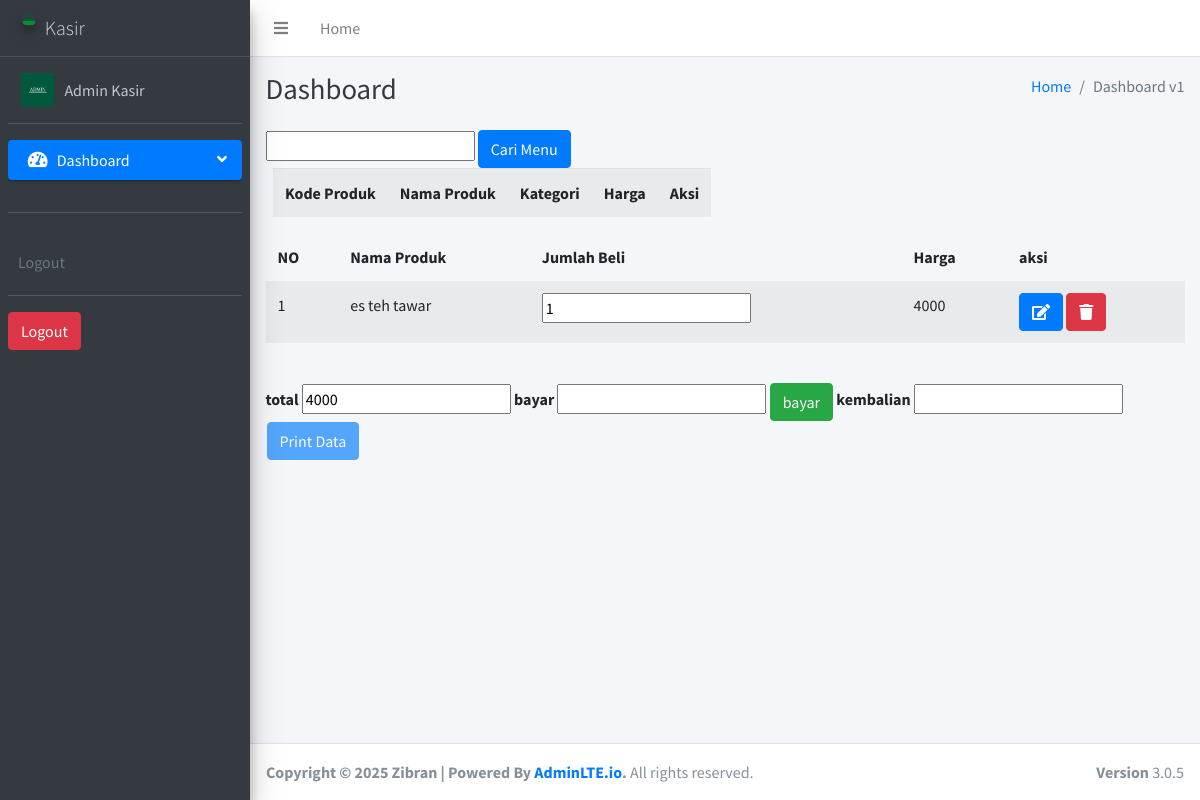
/kasir/index.php (signed in), run on the app's committed database.
### tables this page shows
CREATE TABLE `tb_user` (
  `id` int(11) NOT NULL,
  `username` text NOT NULL,
  `password` text NOT NULL,
  `nama` text NOT NULL,
  `level` text NOT NULL,
  `foto` varchar(255) NOT NULL
);

CREATE TABLE `transaksi_temp` (
  `id` int(11) NOT NULL,
  `kdproduk` text NOT NULL,
  `nm_produk` text NOT NULL,
  `kategori` text NOT NULL,
  `jumlah_beli` int(11) NOT NULL,
  `total` int(11) NOT NULL
);

### kasir/fungsi/fungsi.php (called while the page is built, shortened)
<?php
$koneksi = mysqli_connect('localhost', 'root', '', 'kasir_anna');
function summon_admin()
{
	global $koneksi;
	$id = $_SESSION['idkaskit'];
	return mysqli_query($koneksi, "SELECT * FROM tb_user WHERE id ='$id'");
}
function url()
{
	return $url = "//localhost/web-kasir/vendors/";
}
 ?>

### kasir/awal.php (the view, shortened to what this page needs)
<?php include 'comp/header.php'; ?>
 <div class="content-wrapper">
    <div class="content-header">
      <div class="container-fluid">
        <div class="row mb-2">
          <div class="col-sm-6">
            <h1 class="m-0 text-dark">Dashboard</h1>
          </div>
          <div class="col-sm-6">
            <ol class="breadcrumb float-sm-right">
              <li class="breadcrumb-item"><a href="#">Home</a></li>
              <li class="breadcrumb-item active">Dashboard v1</li>
            </ol>
          </div>
        </div>
      </div>
    </div>
    <section class="content">
      <div class="container-fluid">
        <div class="row">
          <div class="col-sm-12">
            <div class="well">
            <form action="" method="POST">
            <input type="text" autofocus="" required="" name="cari">
            <button type="submit" name="go" class="btn btn-primary">Cari Menu</button>
          </form>
      <form action="" method="POST" class="mb-2">
        <div class="container-fluid">
          <table class="table table-responsive table-striped">
         <tr>
            <th>Kode Produk</th>
           <th>Nama Produk</th>
           <th>Kategori</th>
           <th>Harga</th>
           <th>Aksi</th>
         </tr>
       </table>
        </div>
      </form>
       <div class="row">
        <div class="col-sm-12">
          <div class="well">
             <div class="table-responsive table--no-card m-b-30">
                <table class="table table-borderless table-striped table-earning">
                  <thead>
                    <tr>
                        <th>NO</th>
                        <th>Nama Produk</th>
                        <th>Jumlah Beli</th>
                        <th>Harga</th>
                        <th>aksi </th>
                    </tr>
                  </thead>
                <tbody>
                    <?php
                      $i = 1;
                      global $koneksi;
                      $select = mysqli_query($koneksi, "SELECT * FROM transaksi_temp");
                      foreach ($select as $krj):
                     ?>
                          <tr>
                              <td><?= $i++;?></td>
                              <td><?= $krj['nm_produk'];?></td>
                              <td>
                                  <form action="" method="POST">
                                   <input type="text" value="<?= $krj['jumlah_beli']; ?>"  name="jumlah_beli" >
                              </td>
                              <td>
                                <?= $krj['total'];?>
                              </td>
                              <td><button type="submit" name="simpan_transaksi" class="btn btn-primary"><i class="fa fa-edit"></i></button>
                                 <a href="fungsi/delete.php?id=<?= $krj['id'];?>" class="btn btn-danger"><i class="fa fa-trash"></i></a>
                              </td>
                            <?php endforeach; ?>
                              </tr>
                </tbody>
                    </table>
                        </div>
                        <br>
                          <form action="" method="POST">
                          <label>total</label>
                          <?php
                          global $koneksi;
                          $query = mysqli_query($koneksi, "SELECT sum(total) as jtotal FROM transaksi_temp");
                          $r = mysqli_fetch_array($query);
                           ?>
                          <input type="text" name="total" value="<?= $r['jtotal']; ?>">
                          <label>bayar</label>
                          <input type="text" name="bayar">
                          <button type="submit" class="btn btn-success" required name="bayar_submit">bayar</button>
                          <label>kembalian</label>
                          <input type="text" name="kembalian" value="<?= $kembalian; ?>" readonly="">
                        </form>
                          <form action="fungsi/print.php" target="_BLANK" method="POST">
                          <table class="table-responsive">
                            <tr>
                              <td><a href="index.php"><button type="submit" name="print" class="btn btn-primary" <?php
                               if (empty(isset($_POST['bayar']))) {
                                echo "disabled";
                              }else if(isset($_POST['bayar'])){
                                $total = $_POST['total'];
                                $bayar = $_POST['bayar'];
                                if ($bayar < $total) {
                                  echo "disabled";
                                }
                              }
                               ?>
                              >Print Data</button></a></td>
                            </tr>
                          </table>
                          </form>
          </div>
        </div>
      </div>
          </section>
           </div>
<?php include 'comp/footer.php'; ?>

### kasir/comp/header.php (shortened to what this page needs)
<?php require 'fungsi/fungsi.php'; ?>
<?php foreach (summon_admin() as $key): ?>
<!DOCTYPE html>
<html>
<head>
  <link rel="stylesheet" href="<?= url() ?>plugins/fontawesome-free/css/all.min.css">
  <link rel="stylesheet" href="https://code.ionicframework.com/ionicons/2.0.1/css/ionicons.min.css">
  <link rel="stylesheet" href="<?= url() ?>plugins/tempusdominus-bootstrap-4/css/tempusdominus-bootstrap-4.min.css">
  <link rel="stylesheet" href="<?= url() ?>plugins/icheck-bootstrap/icheck-bootstrap.min.css">
  <link rel="stylesheet" href="<?= url() ?>plugins/jqvmap/jqvmap.min.css">
  <link rel="stylesheet" href="<?= url() ?>dist/css/adminlte.min.css">
  <link rel="stylesheet" href="<?= url() ?>plugins/overlayScrollbars/css/OverlayScrollbars.min.css">
  <link rel="stylesheet" href="<?= url() ?>plugins/daterangepicker/daterangepicker.css">
  <link rel="stylesheet" href="<?= url() ?>plugins/summernote/summernote-bs4.css">
</head>
<body class="hold-transition sidebar-mini layout-fixed">
<div class="wrapper">
  <nav class="main-header navbar navbar-expand navbar-white navbar-light">
    <ul class="navbar-nav">
      <li class="nav-item">
        <a class="nav-link" data-widget="pushmenu" href="#" role="button"><i class="fas fa-bars"></i></a>
      </li>
      <li class="nav-item d-none d-sm-inline-block">
        <a href="index.php" class="nav-link">Home</a>
      </li>
    </ul>
  </nav>
  <aside class="main-sidebar sidebar-dark-primary elevation-4">
    <a href="index.php" class="brand-link">
      <img src="<?= url()?>img/logo_kasir_kita.png" alt="AdminLTE Logo" class="brand-image img-circle elevation-3"
           style="opacity: .8">
      <span class="brand-text font-weight-light">Kasir</span>
    </a>
    <div class="sidebar">
      <div class="user-panel mt-3 pb-3 mb-3 d-flex">
        <div class="image">
          <?php
          if ($key['foto']!= '') {
                        echo '<img src="../admin/img/'.$key['foto'].'" height="150">';
                      }else{
                        echo '<img src="img/user_logo.png" height="150">';
                      }
           ?>
        </div>
        <div class="info">
          <a href="index.php?m=detail" class="d-block" ><?= $key['nama'];?></a>
        </div>
      </div>
      <nav class="mt-2">
        <ul class="nav nav-pills nav-sidebar flex-column" data-widget="treeview" role="menu" data-accordion="false">
          <li class="nav-item has-treeview menu-open">
            <a href="index.php" class="nav-link active">
              <i class="nav-icon fas fa-tachometer-alt"></i>
              <p>
                Dashboard
                <i class="right fas fa-angle-left"></i>
              </p>
            </a>
          <div class="user-panel mt-3 pb-3 mb-3 d-flex">
      </div>
          </li>
          <div class="user-panel mt-3 pb-3 mb-3 d-flex">
        <div class="info">
          <span class="d-block text-gray">Logout</span>
        </div>
      </div>
      <a href="logout.php"><button class="btn btn-danger">Logout</button></a>
        </ul>
      </nav>
    </div>
  </aside>
  <?php endforeach; ?>

### data on the page
tb_user: foto (picture), nama "Admin Kasir"
transaksi_temp: nm_produk "es teh tawar", jumlah_beli "1", total "4000"
